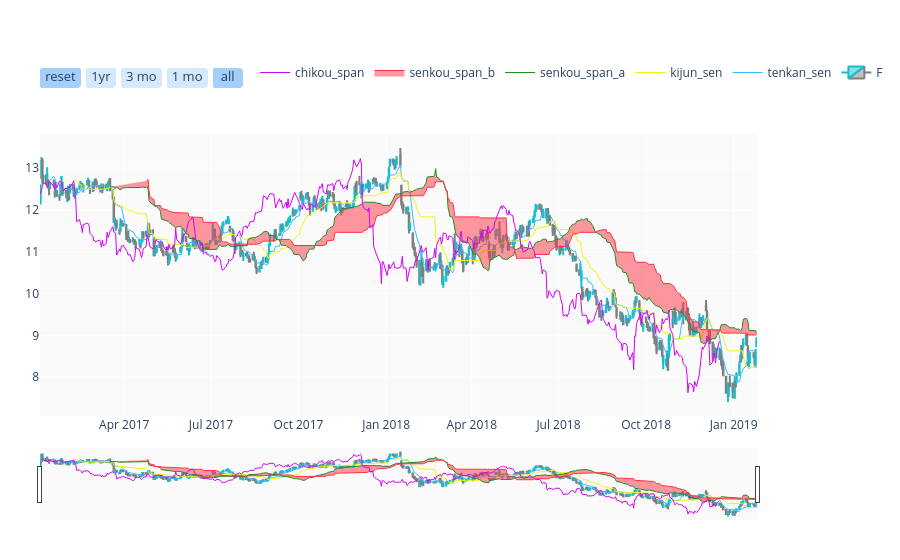

Notebook code cell kept with this figure:
### Code cell
# Set colours for up and down candles
INCREASING_COLOR = '#17BECF'
DECREASING_COLOR = '#7F7F7F'

# create list to hold dictionary with data for our first series to plot
# (which is the candlestick element itself)
data = [ dict(
    type = 'candlestick',
    open = d.Open,
    high = d.High,
    low = d.Low,
    close = d.Close,
    x = d.index,
    yaxis = 'y2',
    name = 'F',
    increasing = dict( line = dict( color = INCREASING_COLOR ) ),
    decreasing = dict( line = dict( color = DECREASING_COLOR ) ),
) ]

# Create empty dictionary for later use to hold settings and layout options
layout=dict()

# create our main chart "Figure" object which consists of data to plot and layout settings
fig = dict( data=data, layout=layout )

# Assign various seeting and choices - background colour, range selector etc
fig['layout']['plot_bgcolor'] = 'rgb(250, 250, 250)'
fig['layout']['xaxis'] = dict( rangeselector = dict( visible = True ) )
fig['layout']['yaxis'] = dict( domain = [0, 0.2], showticklabels = False )
fig['layout']['yaxis2'] = dict( domain = [0.2, 0.8] )
fig['layout']['legend'] = dict( orientation = 'h', y=0.9, x=0.3, yanchor='bottom' )
fig['layout']['margin'] = dict( t=40, b=40, r=40, l=40 )


# Populate the "rangeselector" object with necessary settings
rangeselector=dict(
    visible = True,
    x = 0, y = 0.9,
    bgcolor = 'rgba(150, 200, 250, 0.4)',
    font = dict( size = 13 ),
    buttons=list([
        dict(count=1,
             label='reset',
             step='all'),
        dict(count=1,
             label='1yr',
             step='year',
             stepmode='backward'),
        dict(count=3,
            label='3 mo',
            step='month',
            stepmode='backward'),
        dict(count=1,
            label='1 mo',
            step='month',
            stepmode='backward'),
        dict(step='all')
    ]))


fig['layout']['xaxis']['rangeselector'] = rangeselector

# Append the Ichimoku elements to the plot
fig['data'].append( dict( x=d['tenkan_sen'].index, y=d['tenkan_sen'], type='scatter', mode='lines',
                         line = dict( width = 1 ),
                         marker = dict( color = '#33BDFF' ),
                         yaxis = 'y2', name='tenkan_sen' ) )

fig['data'].append( dict( x=d['kijun_sen'].index, y=d['kijun_sen'], type='scatter', mode='lines',
                         line = dict( width = 1 ),
                         marker = dict( color = '#F1F316' ),
                         yaxis = 'y2', name='kijun_sen' ) )

fig['data'].append( dict( x=d['senkou_span_a'].index, y=d['senkou_span_a'], type='scatter', mode='lines',
                         line = dict( width = 1 ),
                         marker = dict( color = '#228B22' ),
                         yaxis = 'y2', name='senkou_span_a' ) )

fig['data'].append( dict( x=d['senkou_span_b'].index, y=d['senkou_span_b'], type='scatter', mode='lines',
                         line = dict( width = 1 ),fill='tonexty',
                         marker = dict( color = '#FF3342' ),
                         yaxis = 'y2', name='senkou_span_b' ) )

fig['data'].append( dict( x=d['chikou_span'].index, y=d['chikou_span'], type='scatter', mode='lines',
                         line = dict( width = 1 ),
                         marker = dict( color = '#D105F5' ),
                         yaxis = 'y2', name='chikou_span' ) )


# Set colour list for candlesticks
colors = []

for i in range(len(d.Close)):
    if i != 0:
        if d.Close[i] > d.Close[i-1]:
            colors.append(INCREASING_COLOR)
        else:
            colors.append(DECREASING_COLOR)
    else:
        colors.append(DECREASING_COLOR)

iplot( fig, filename = 'candlestick-ichimoku' )

### Figure 1 — Plotly figure (JSON) as saved in the notebook; plotly's stock layout.template omitted (floating-point values rounded to 4 significant figures; data arrays with more than 128 entries replaced by an {"elided": "..."} marker saying what was removed)
{"data": [{"close": {"elided": "519 float values"}, "decreasing": {"line": {"color": "#7F7F7F"}}, "high": {"elided": "519 float values"}, "increasing": {"line": {"color": "#17BECF"}}, "low": {"elided": "519 float values"}, "name": "F", "open": {"elided": "519 float values"}, "x": {"elided": "519 str values"}, "yaxis": "y2", "type": "candlestick"}, {"line": {"width": 1}, "marker": {"color": "#33BDFF"}, "mode": "lines", "name": "tenkan_sen", "x": {"elided": "519 str values"}, "y": {"elided": "519 float values"}, "yaxis": "y2", "type": "scatter"}, {"line": {"width": 1}, "marker": {"color": "#F1F316"}, "mode": "lines", "name": "kijun_sen", "x": {"elided": "519 str values"}, "y": {"elided": "519 float values"}, "yaxis": "y2", "type": "scatter"}, {"line": {"width": 1}, "marker": {"color": "#228B22"}, "mode": "lines", "name": "senkou_span_a", "x": {"elided": "519 str values"}, "y": {"elided": "519 float values"}, "yaxis": "y2", "type": "scatter"}, {"fill": "tonexty", "line": {"width": 1}, "marker": {"color": "#FF3342"}, "mode": "lines", "name": "senkou_span_b", "x": {"elided": "519 str values"}, "y": {"elided": "519 float values"}, "yaxis": "y2", "type": "scatter"}, {"line": {"width": 1}, "marker": {"color": "#D105F5"}, "mode": "lines", "name": "chikou_span", "x": {"elided": "519 str values"}, "y": {"elided": "519 float values"}, "yaxis": "y2", "type": "scatter"}], "layout": {"legend": {"orientation": "h", "x": 0.3, "y": 0.9, "yanchor": "bottom"}, "margin": {"b": 40, "l": 40, "r": 40, "t": 40}, "plot_bgcolor": "rgb(250, 250, 250)", "xaxis": {"rangeselector": {"bgcolor": "rgba(150, 200, 250, 0.4)", "buttons": [{"count": 1, "label": "reset", "step": "all"}, {"count": 1, "label": "1yr", "step": "year", "stepmode": "backward"}, {"count": 3, "label": "3 mo", "step": "month", "stepmode": "backward"}, {"count": 1, "label": "1 mo", "step": "month", "stepmode": "backward"}, {"step": "all"}], "font": {"size": 13}, "visible": true, "x": 0, "y": 0.9}}, "yaxis": {"domain": [0, 0.2], "showticklabels": false}, "yaxis2": {"domain": [0.2, 0.8]}}}
